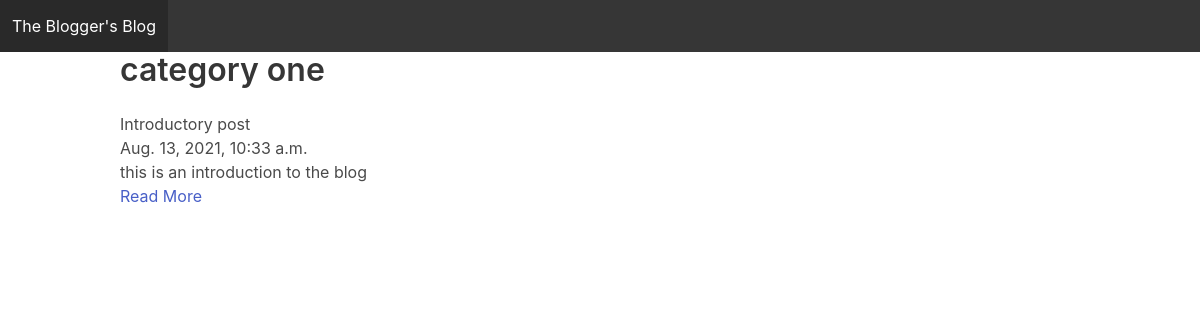
The page /category/category-one/ on the database its author committed.
### bloggerapp/models.py (models this page shows, shortened)
class Category(models.Model):
    title= models.CharField(max_length= 255)
    slug= models.SlugField()
    class Meta:
        verbose_name_plural = 'Categories'

class Post(models.Model):
    category=models.ForeignKey(Category, related_name='posts', on_delete=models.CASCADE )
    title= models.CharField(max_length=255)
    intro= models.TextField()
    body= models.TextField()
    slug= models.SlugField()
    date_added= models.DateTimeField(auto_now_add=True)

### bloggerapp/views.py (the view)
# urls.py: path('category/<slug:slug>/', categoryview, name='category'),
def categoryview(request, slug):
    category= Category.objects.get(slug=slug)
    context={
        'category': category
    }
    return render(request, 'category.html', context)

### bloggerapp/templates/category.html
{% extends 'base.html' %}
{%block content%}
    <h1 class='title'>{{category.title}}</h1>
    {% for post in category.posts.all %}
        <article>
            <h2>{{post.title}}</h2>
            <time> {{post.date_added}}</time>
            <p>{{post.intro}}</p>
            <a href="{% url 'detail' post.slug %}">Read More</a>
        </article>
    {% endfor %}
{% endblock %}

### rows shown on the page
Category: title "category one"
Post: title "Introductory post", date_added "Aug. 13, 2021, 10:33 a.m.", intro "this is an introduction to the blog"
